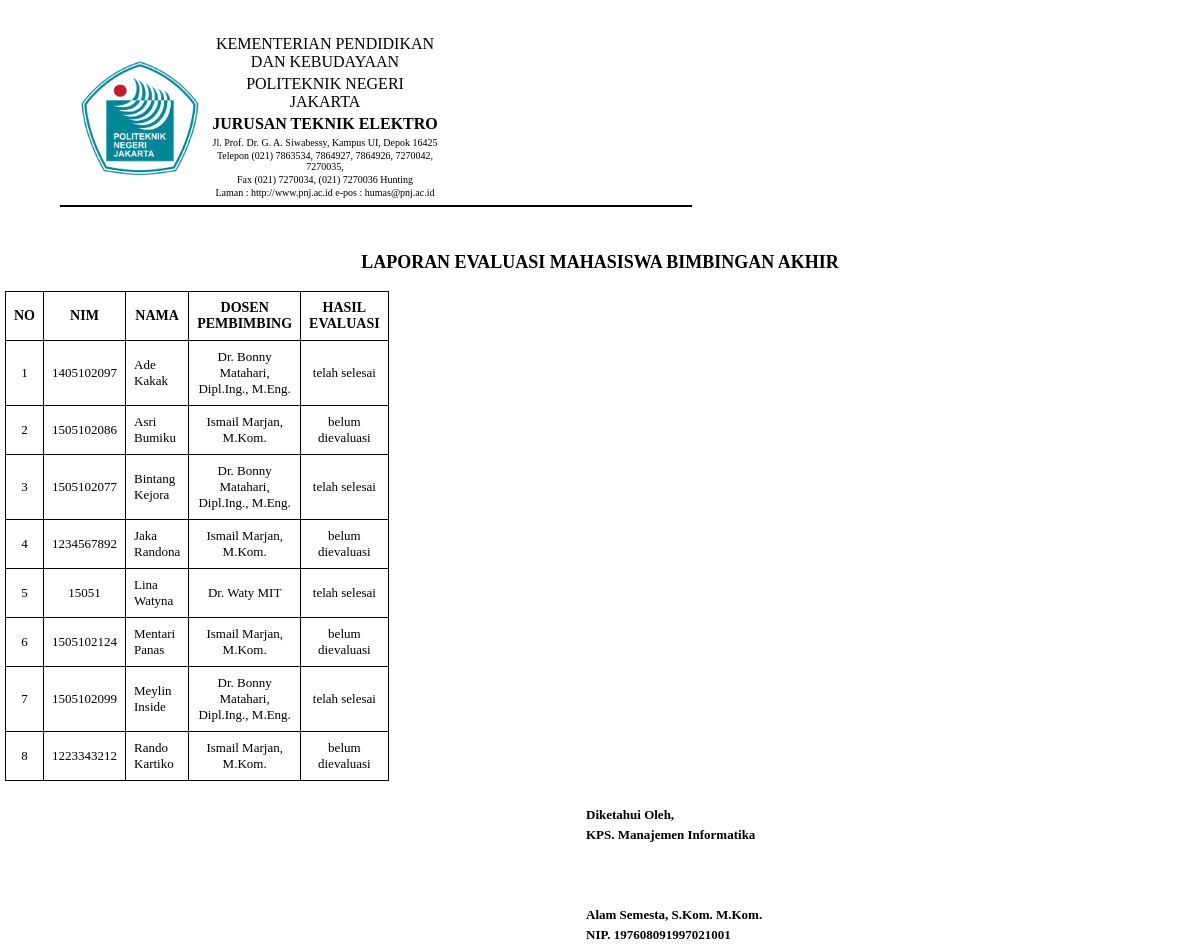
Screenshot of /apps/app_laporan/konsep2.php (signed in) with the database file from the repository.
### tables this page shows
CREATE TABLE `mahasiswa` (
  `nim` int(11) NOT NULL,
  `nm_mhs` varchar(30) NOT NULL,
  `th_bimbingan` year(4) NOT NULL,
  `id_prodi` int(2) NOT NULL,
  `id_dosen` int(3) NOT NULL,
  `foto` varchar(30) NOT NULL DEFAULT 'default.jpg',
  `username` char(10) NOT NULL,
  `password` char(10) NOT NULL,
  `status_user` varchar(9) NOT NULL DEFAULT 'mahasiswa'
);

CREATE TABLE `dosen` (
  `id_dosen` int(3) NOT NULL,
  `nip_dosen` char(18) NOT NULL,
  `nm_dosen` varchar(50) NOT NULL,
  `no_telp` char(12) DEFAULT NULL,
  `username` char(10) NOT NULL,
  `password` char(10) NOT NULL,
  `status_user` varchar(5) NOT NULL DEFAULT 'dosen'
);

CREATE TABLE `evaluasi` (
  `id_evaluasi` int(10) NOT NULL,
  `nim_mhs` int(10) NOT NULL,
  `status_bimbingan` enum('telah selesai','tidak selesai') NOT NULL,
  `evaluasi_judul` enum('ok','kurang') NOT NULL,
  `evaluasi_pendahuluan` enum('ok','kurang') NOT NULL,
  `evaluasi_pustaka` enum('ok','kurang') NOT NULL,
  `evaluasi_metodologi` enum('ok','kurang') NOT NULL,
  `evaluasi_pembahasan` enum('ok','kurang') NOT NULL,
  `evaluasi_kesimpulan` enum('ok','kurang') NOT NULL,
  `tgl_evaluasi` datetime NOT NULL DEFAULT CURRENT_TIMESTAMP
);

CREATE TABLE `kaprodi` (
  `id_kaprodi` int(2) NOT NULL,
  `nm_kaprodi` varchar(50) NOT NULL,
  `nip_kaprodi` char(18) NOT NULL,
  `no_telp` char(12) DEFAULT NULL,
  `id_prodi` int(2) NOT NULL,
  `username` char(8) NOT NULL,
  `password` char(8) NOT NULL,
  `status_user` varchar(7) NOT NULL DEFAULT 'kaprodi'
);

CREATE TABLE `prodi` (
  `id_prodi` int(2) NOT NULL,
  `nama_prodi` varchar(30) NOT NULL,
  `jenjang` varchar(5) NOT NULL
);

### apps/app_laporan/sesi.php (called while the page is built, shortened)
<?php
	include_once '../../dbconfig.php';
	$stmt3 = $db_con->prepare("SELECT * FROM admin_prodi WHERE id_admin=:uid");
	$stmt3->execute(array(":uid"=>$_SESSION['user_session']));
	$row3=$stmt3->fetch(PDO::FETCH_ASSOC);
?>

### apps/app_laporan/konsep2.php (the view)
<?php
include '../../dbconfig.php';
include "sesi.php";
?>
<!DOCTYPE html>
<html>
<head>
  <link rel="stylesheet" type="text/css" href="laporan2.css">
</head>
<body>
  <div class="page">
    <div class="header">
      <table class="tableheader" border="0" align="center" cellpadding="0" cellspacing="0">
        <tr style="border-bottom: 1px solid black;">
          <td width="120">
            <img src="../../assets/img/logo-pnj.png" width="120" height="120">
          </td>
          <td align="center" width="400">
            <p class="title">KEMENTERIAN PENDIDIKAN DAN KEBUDAYAAN</p>
            <p class="title">POLITEKNIK NEGERI JAKARTA</p>
            <p class="title"><strong>JURUSAN TEKNIK ELEKTRO</strong></p>
            <p class="subtitle">Jl. Prof. Dr. G. A. Siwabessy, Kampus UI, Depok 16425</p>
            <p class="subtitle">Telepon (021) 7863534, 7864927, 7864926, 7270042, 7270035,</p>
            <p class="subtitle">Fax (021) 7270034, (021) 7270036 Hunting</p>
            <p class="subtitle">Laman : http://www.pnj.ac.id e-pos : humas@pnj.ac.id</p>
          </td>
        </tr>
      </table>
    </div>
    <div class="divider"></div>
    <div class="kop">
      <h2><strong>LAPORAN EVALUASI MAHASISWA BIMBINGAN AKHIR</strong></h2>
    </div>
    <div class="batas"></div>
    <table border="1px" align="center" class="tabel">
      <tr class="head">
        <td width="1">NO</td>
        <td width="10">NIM</td>
        <td width="30">NAMA</td>
        <td width="40">DOSEN PEMBIMBING</td>
        <td width="10">HASIL EVALUASI</td>
      </tr>
      <?php
				if ($_SESSION['user_level']=='admin') {
	    		 	    $where = $row3['id_prodi'];
	    		 	}elseif ($_SESSION['user_level']=='kaprodi') {
                $where = $row4['id_prodi'];
            }
                $stmt = $db_con->prepare("SELECT * FROM mahasiswa, dosen WHERE mahasiswa.id_prodi=$where && dosen.id_dosen=mahasiswa.id_dosen order by mahasiswa.nm_mhs asc");
                $stmt->execute();
                $no=1;
                while($row=$stmt->fetch(PDO::FETCH_ASSOC)) {
            ?>
      <tr bgcolor="#fff">
        <td align="center"><?php echo $no; ?></td>
        <td align="center"><?php echo $row['nim']; ?></td>
        <td align="left"><?php echo $row['nm_mhs']; ?></td>
        <td align="center"><?php echo $row['nm_dosen']; ?></td>
        <?php
                              $evaluasi=$row['nim'];
                              $stmt2 = $db_con->prepare("SELECT * FROM evaluasi where nim_mhs ='$evaluasi' ");
                              $stmt2->execute();
                              $check=$stmt2->rowCount();
                              if($check == 1) {
                               while($row2=$stmt2->fetch(PDO::FETCH_ASSOC)) {
                            ?>
        <td align="center"><?php echo $row2['status_bimbingan']; ?></td>
        <?php } } else { ?>
        <td align="center">belum dievaluasi</td>
        <?php } ?>
      </tr>
      <?php
					$no++;
					}
					?>
    </table>
    <div class="batas2"></div>
    <table width="603" border="0" class="ttd" style="float:right;">
      <?php
    if ($_SESSION['user_level']=='admin') {
                $where = $row3['id_prodi'];
            }elseif ($_SESSION['user_level']=='kaprodi') {
                $where = $row4['id_prodi'];
            }
            $stmt = $db_con->prepare("SELECT * FROM kaprodi, prodi WHERE kaprodi.id_prodi=$where && prodi.id_prodi=$where ");
					$stmt->execute();
					while($row=$stmt->fetch(PDO::FETCH_ASSOC)) { ?>
      <tr>
        <td>Diketahui Oleh, </td>
      </tr>
      <tr>
        <td>KPS. <?php echo $row['nama_prodi'];?></td>
      </tr>
      <tr>
        <td>&nbsp;</td>
      </tr>
      <tr>
        <td>&nbsp;</td>
      </tr>
      <tr>
        <td>&nbsp;</td>
      </tr>
      <tr>
        <td width="239"><?php echo $row['nm_kaprodi'];?></td>
      </tr>
      <tr>
        <td>NIP. <?php echo $row['nip_kaprodi'];?></td>
      </tr><?php }?>
    </table>
    <div class="batas"></div>
  </div>
</body>
</html>

### apps/app_laporan/laporan2.css (style rules this page uses)
* { padding:0px; margin:0px; }
body { font-family:tahoma, 'sans-serif'; }
.batas { padding: 2px; }
.batas2 { padding: 6px; }
.header { width: 400px; margin-left: 60px; margin-right: 40px; margin-top: 30px; float: center; }
.tableheader { margin-left: 15px; margin-top: 10px; margin-right: 15px; }
.tableheader tr td { padding:5px; font-size:14px; }
.header .title { font-size: 16px; margin-bottom: 4px; }
.header .subtitle { font-size: 10px; margin-bottom: 2px; }
.divider { margin-left: 60px; width: 632px; height: 2px; background-color: black; }
.tabel { border-collapse:collapse; margin-left: 5px; margin-top: 10px; margin-right: 5px; }
.tabel .head td { background:#fff; text-align:center; font-size:14px; font-weight:bold; }
.tabel tr td { border:1px solid #000; padding:8px; font-size:13px; }
.ttd { margin-left: 470px; margin-top: 10px; margin-right: 15px; text-align:left; padding:1px; }
.ttd tr td { border:0px solid #000; padding:1px; font-size:13px; font-weight:bold; text-align:left; }
.kop { line-height:30px; }
.kop h2 { font-size: 18px; margin-top: 40px; text-align:center; }

### rows the page displays
mahasiswa: nim "1405102097", nm_mhs "Ade Kakak", id_dosen.nm_dosen "Dr. Bonny Matahari, Dipl.Ing., M.Eng."
evaluasi: status_bimbingan "telah selesai"
mahasiswa: nim "1505102086", nm_mhs "Asri Bumiku", id_dosen.nm_dosen "Ismail Marjan, M.Kom.", shows "belum dievaluasi"
mahasiswa: nim "1505102077", nm_mhs "Bintang Kejora", id_dosen.nm_dosen "Dr. Bonny Matahari, Dipl.Ing., M.Eng."
evaluasi: status_bimbingan "telah selesai"
mahasiswa: nim "1234567892", nm_mhs "Jaka Randona", id_dosen.nm_dosen "Ismail Marjan, M.Kom.", shows "belum dievaluasi"
mahasiswa: nim "15051", nm_mhs "Lina Watyna", id_dosen.nm_dosen "Dr. Waty MIT"
evaluasi: status_bimbingan "telah selesai"
mahasiswa: nim "1505102124", nm_mhs "Mentari Panas", id_dosen.nm_dosen "Ismail Marjan, M.Kom.", shows "belum dievaluasi"
mahasiswa: nim "1505102099", nm_mhs "Meylin Inside", id_dosen.nm_dosen "Dr. Bonny Matahari, Dipl.Ing., M.Eng."
evaluasi: status_bimbingan "telah selesai"
mahasiswa: nim "1223343212", nm_mhs "Rando Kartiko", id_dosen.nm_dosen "Ismail Marjan, M.Kom.", shows "belum dievaluasi"
kaprodi: id_prodi.nama_prodi "Manajemen Informatika", nm_kaprodi "Alam Semesta, S.Kom. M.Kom.", nip_kaprodi "197608091997021001"
